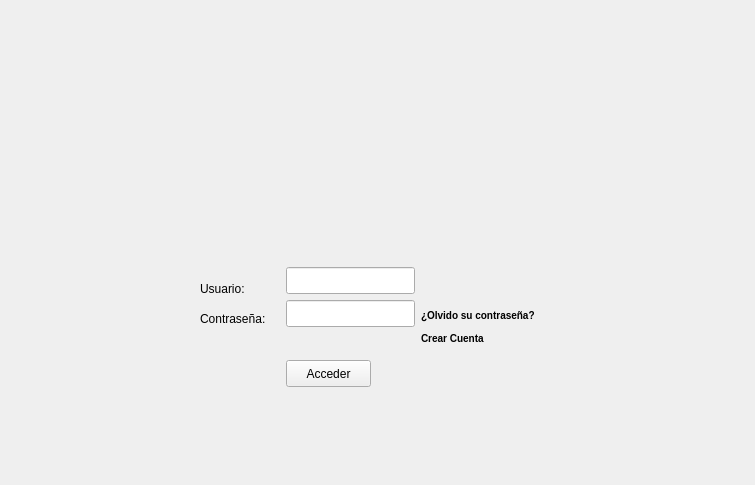
<?xml version="1.0" encoding="UTF-8"?>
<ui version="4.0">
 <class>FormHome</class>
 <widget class="QWidget" name="FormHome">
  <property name="geometry">
   <rect>
    <x>0</x>
    <y>0</y>
    <width>755</width>
    <height>485</height>
   </rect>
  </property>
  <property name="windowTitle">
   <string>Form</string>
  </property>
  <widget class="QLabel" name="label">
   <property name="geometry">
    <rect>
     <x>9</x>
     <y>9</y>
     <width>731</width>
     <height>200</height>
    </rect>
   </property>
   <property name="text">
    <string/>
   </property>
   <property name="pixmap">
    <pixmap resource="../resource.qrc">:/images/cidaHome2.jpeg</pixmap>
   </property>
  </widget>
  <widget class="QLabel" name="labelUser">
   <property name="geometry">
    <rect>
     <x>200</x>
     <y>280</y>
     <width>55</width>
     <height>17</height>
    </rect>
   </property>
   <property name="text">
    <string>Usuario:</string>
   </property>
  </widget>
  <widget class="QLineEdit" name="userLineEdit">
   <property name="geometry">
    <rect>
     <x>286</x>
     <y>267</y>
     <width>129</width>
     <height>27</height>
    </rect>
   </property>
  </widget>
  <widget class="QPushButton" name="acccederPushButton">
   <property name="geometry">
    <rect>
     <x>286</x>
     <y>360</y>
     <width>85</width>
     <height>27</height>
    </rect>
   </property>
   <property name="text">
    <string>Acceder</string>
   </property>
  </widget>
  <widget class="QLineEdit" name="passLineEdi">
   <property name="geometry">
    <rect>
     <x>286</x>
     <y>300</y>
     <width>129</width>
     <height>27</height>
    </rect>
   </property>
  </widget>
  <widget class="QLabel" name="labelContrasena">
   <property name="geometry">
    <rect>
     <x>200</x>
     <y>310</y>
     <width>80</width>
     <height>17</height>
    </rect>
   </property>
   <property name="text">
    <string>Contraseña:</string>
   </property>
  </widget>
  <widget class="QPushButton" name="olvidoPasswordpushButton_2">
   <property name="geometry">
    <rect>
     <x>421</x>
     <y>330</y>
     <width>120</width>
     <height>16</height>
    </rect>
   </property>
   <property name="minimumSize">
    <size>
     <width>120</width>
     <height>0</height>
    </size>
   </property>
   <property name="focusPolicy">
    <enum>Qt::NoFocus</enum>
   </property>
   <property name="styleSheet">
    <string notr="true"> QPushButton{
     border-style: inset;
     border-width: 0px;
     border-radius: 0px;
     border-color: beige;
	 border-color: rgb(217, 217, 217);
     font: bold 10px;
     min-width: 10em;
     text-align:left;
 }

QPushButton:hover{
    color:rgb(0, 0, 116);
    border-style: inset;
}

QPushButton:pressed {
     border-style: inset;
 }

</string>
   </property>
   <property name="text">
    <string>Crear Cuenta</string>
   </property>
  </widget>
  <widget class="QPushButton" name="olvidoPasswordpushButton">
   <property name="geometry">
    <rect>
     <x>421</x>
     <y>307</y>
     <width>120</width>
     <height>16</height>
    </rect>
   </property>
   <property name="minimumSize">
    <size>
     <width>120</width>
     <height>0</height>
    </size>
   </property>
   <property name="focusPolicy">
    <enum>Qt::NoFocus</enum>
   </property>
   <property name="styleSheet">
    <string notr="true"> QPushButton{
     border-style: inset;
     border-width: 0px;
     border-radius: 0px;
     border-color: beige;
	 border-color: rgb(217, 217, 217);
     font: bold 10px;
     min-width: 10em;
     text-align:left;
 }

QPushButton:hover{
    color:rgb(0, 0, 116);
    border-style: inset;
}

QPushButton:pressed {
     border-style: inset;
 }

</string>
   </property>
   <property name="text">
    <string>¿Olvido su contraseña?</string>
   </property>
  </widget>
 </widget>
 <resources>
  <include location="../resource.qrc"/>
 </resources>
 <connections/>
</ui>
